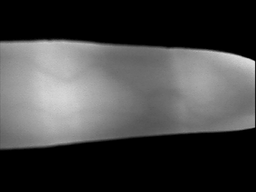
#> input picture data/001/L_Fore/01.bmp, 256 x 192 px, shrunk from 640 x 480 before the run
$ python tmp.py
#> lines starting #> are read from the running program, lines starting #| are printed output that depends on the picture
### src/DataLoader.py
"""
BIO Project 2024

This module contains a class to load all the images from the dataset
Author:
    Vojtech Fiala <xfiala61>
    ChatGPT
"""

import os

class DataLoader:
    def __init__(self, original_finger: str = None, dataset_path: str = "./data"):
        """
        Initializes the DataLoader with paths to the original image and dataset directory.

        Args:
            original_finger (str): File path to the original image to be used for comparison,
                                   expected format is '\\number\\finger\\number.bmp'.
            dataset_path (str): Path to the root dataset directory, containing subfolders for each person and their finger images.
        """
        self.dataset_path = dataset_path
        self.original_finger = original_finger

    # [34 lines left out: function get_original_image_data, not called in this run]

    def load_images(self) -> dict:
        """
        Traverses the dataset directory, loading images for each person and finger.

        Returns:
            dict: A nested dictionary structure:
                  - Keys are person IDs, each containing a dictionary of:
                  - Finger types, each mapping to a list of image file paths.

                  Example format:
                  {
                      'person1': {
                          'finger1': ['image1.bmp', 'image2.bmp', ...],
                          'finger2': ['image1.bmp', 'image2.bmp', ...],
                          ...
                      },
                      ...
                  }
        """
        data = {}

        # Traverse through each person folder in the dataset directory
        for person_id in os.listdir(self.dataset_path):
            person_path = os.path.join(self.dataset_path, person_id)

            # Check if the person path is a directory
            if os.path.isdir(person_path):
                data[person_id] = {}

                # Traverse each finger folder within the person's folder
                for finger in os.listdir(person_path):
                    finger_path = os.path.join(person_path, finger)

                    # Ensure the finger path is also a directory
                    if os.path.isdir(finger_path):
                        images = []

                        # Load all .bmp images in the finger folder
                        for image_file in os.listdir(finger_path):
                            if image_file.lower().endswith('.bmp'):
                                image_path = os.path.join(finger_path, image_file)
                                images.append(image_path)

                        # Store the images for the current finger in the data dictionary
                        data[person_id][finger] = images

        return data

### tmp.py
# Tmp file with NOT FUNCTIONAL max curvature implementation


from src.DataLoader import DataLoader
import numpy as np
import cv2
from scipy.signal import find_peaks
import matplotlib.pyplot as plt

# Dataset Mentioned at https://www.researchgate.net/publication/308128095_A_Review_of_Finger-Vein_Biometrics_Identification_Approaches, found at https://huggingface.co/datasets/luyu0311/MMCBNU_6000
# We use only a part of it

data = DataLoader().load_images()
test_path = 'data/001/L_Fore/01.bmp'
test_image = cv2.imread(test_path, cv2.IMREAD_GRAYSCALE)
#> test_image is the input picture: shape (192, 256); min 0, max 226, mean 68.3


#### tmp until it works
# Functions for extracting profiles
def get_vertical_profile(F, x_pos):
    return F[:, x_pos]  # Extract vertical profile from column x_pos

def get_horizontal_profile(F, y_pos):
    return F[y_pos, :]  # Extract horizontal profile from row y_pos

def get_diagonal_profile_1(F):
    return np.diag(np.fliplr(F))  # Extract diagonal profile from bottom-left to top-right

def get_diagonal_profile_2(F):
    return np.diag(F)  # Extract diagonal profile from top-left to bottom-right

# Function for computing curvature
def compute_curvature(P_f):
    try:
        dP_f_dz = np.gradient(P_f)  # Compute first derivative dP_f/dz
        d2P_f_dz2 = np.gradient(dP_f_dz)  # Compute second derivative d^2P_f/dz^2
        curvature = d2P_f_dz2 / (1 + dP_f_dz**2)**(3/2)  # Compute curvature formula
    except:
        return 0
    return curvature

# Find local maxima in concave regions
def find_local_maxima_in_concave_regions(K_z):
    concave_indices = np.where(K_z < 0)[0]  # Find concave regions (K(z) < 0)
    if len(concave_indices) == 0:
        return [], []

    concave_mask = np.zeros_like(K_z, dtype=bool)
    concave_mask[concave_indices] = True  # Mask concave regions

    all_peaks, _ = find_peaks(K_z)  # Find all local maxima
    concave_peaks = [peak for peak in all_peaks if concave_mask[peak]]  # Filter for concave peaks
    peak_values = K_z[concave_peaks]  # Get the values of local maxima in concave regions

    return concave_peaks, peak_values

# Compute score for local maxima
def compute_score_for_local_maxima(K_z, local_maxima):
    scores = []
    for idx in local_maxima:
        left = idx
        right = idx

        while left > 0 and K_z[left] > 0:
            left -= 1
        while right < len(K_z) - 1 and K_z[right] > 0:
            right += 1

        W_r_i = right - left  # Width of the region with positive curvature
        score = abs(K_z[idx]) * W_r_i  # Score is curvature * width
        scores.append((idx, score))

    return scores

# Update the vein plane with scores
def update_vein_plane(V, scores, profile_positions):
    for i, (idx, score) in enumerate(scores):
        try:
            x, y = profile_positions[i]
            V[x, y] += score  # Update the vein plane with the score
        except:
            break

    return V

# Main function to analyze profiles in all directions and calculate scores
def analyze_vein_patterns(F):
    rows, cols = F.shape
#> rows = 192; cols = 256
    V = np.zeros_like(F, dtype=float)  # Vein plane V to store scores

    # 1. Vertical Profiles
    for x in range(cols):
        profile = get_vertical_profile(F, x)
        curvature = compute_curvature(profile)
        local_maxima, _ = find_local_maxima_in_concave_regions(curvature)
        scores = compute_score_for_local_maxima(curvature, local_maxima)
        profile_positions = [(y, x) for y, _ in enumerate(local_maxima)]  # (y, x) positions in V
        V = update_vein_plane(V, scores, profile_positions)
#> this loop made 256 passes
#> (concave_peaks in find_local_maxima_in_concave_regions, peak_values in find_local_maxima_in_concave_regions, local_maxima) on passes 2, 3, 7: ([133], [-0.0853], [133]), ([122], [-0.0884], [122]), ([49], [-0.0853], [49])

    # 2. Horizontal Profiles
    for y in range(rows):
        profile = get_horizontal_profile(F, y)
        curvature = compute_curvature(profile)
        local_maxima, _ = find_local_maxima_in_concave_regions(curvature)
        scores = compute_score_for_local_maxima(curvature, local_maxima)
        profile_positions = [(y, x) for x, _ in enumerate(local_maxima)]  # (y, x) positions in V
        V = update_vein_plane(V, scores, profile_positions)
#> this loop made 192 passes
#> (concave_peaks in find_local_maxima_in_concave_regions, peak_values in find_local_maxima_in_concave_regions, local_maxima) on passes 39, 40, 42: ([44], [-0.265], [44]), ([63], [-0.025], [63]), ([44], [-0.0768], [44])

    # 3. Diagonal Profiles (bottom-left to top-right)
    for offset in range(-rows + 1, cols):
        diagonal_profile = np.diag(np.fliplr(F), k=offset)  # Diagonal profile
        curvature = compute_curvature(diagonal_profile)
        local_maxima, _ = find_local_maxima_in_concave_regions(curvature)
        scores = compute_score_for_local_maxima(curvature, local_maxima)
        profile_positions = [(i, cols - 1 - (i - offset)) for i in range(len(local_maxima)) if 0 <= (cols - 1 - (i - offset)) < cols]  # (x, y) positions in V
        V = update_vein_plane(V, scores, profile_positions)
#> this loop made 447 passes
#> curvature on passes 2 to 4: [0, 0], [0, 0, 0], [0, 0, 0, 0]

    # 4. Diagonal Profiles (top-left to bottom-right)
    for offset in range(-rows + 1, cols):
        diagonal_profile = np.diag(F, k=offset)
        curvature = compute_curvature(diagonal_profile)
        local_maxima, _ = find_local_maxima_in_concave_regions(curvature)
        scores = compute_score_for_local_maxima(curvature, local_maxima)
        profile_positions = [(i, i + offset) for i in range(len(local_maxima)) if 0 <= (i + offset) < cols]  # (x, y) positions in V
        V = update_vein_plane(V, scores, profile_positions)

    return V


def compute_Cd1(V, x, y):
    """Calculate C_d1 for horizontal direction."""
    height, width = V.shape

    # Ensure x is within the valid range for columns
    if 2 <= x < width - 2:
        left_max = max(V[y, x-1], V[y, x-2])
        right_max = max(V[y, x+1], V[y, x+2])
        return min(left_max + right_max, V[y, x])

    # If out of bounds, return the original value or handle accordingly
    return V[y, x]

def compute_Cd2(V, x, y):
    """Calculate C_d2 for vertical direction."""
    height, width = V.shape

    # Ensure y is within the valid range for rows
    if 2 <= y < height - 2:
        top_max = max(V[y-1, x], V[y-2, x])
        bottom_max = max(V[y+1, x], V[y+2, x])
        return min(top_max + bottom_max, V[y, x])

    # If out of bounds, return the original value or handle accordingly
    return V[y, x]

def compute_Cd3(V, x, y):
    """Calculate C_d3 for diagonal direction (top-left to bottom-right)."""
    height, width = V.shape

    # Ensure indices are within valid range for diagonal access
    if 2 <= x < width - 2 and 2 <= y < height - 2:
        diag_tl_br_1 = max(V[y-1, x-1], V[y-2, x-2])
        diag_tl_br_2 = max(V[y+1, x+1], V[y+2, x+2])
        return min(diag_tl_br_1 + diag_tl_br_2, V[y, x])

    # If out of bounds, return the original value or handle accordingly
    return V[y, x]

def compute_Cd4(V, x, y):
    """Calculate C_d4 for diagonal direction (bottom-left to top-right)."""
    height, width = V.shape

    # Ensure indices are within valid range for diagonal access
    if 2 <= x < width - 2 and 2 <= y < height - 2:
        diag_bl_tr_1 = max(V[y+1, x-1], V[y+2, x-2])
        diag_bl_tr_2 = max(V[y-1, x+1], V[y-2, x+2])
        return min(diag_bl_tr_1 + diag_bl_tr_2, V[y, x])

    # If out of bounds, return the original value or handle accordingly
    return V[y, x]

def apply_filtering(V):
    """
    Apply filtering operation to connect vein centers and eliminate noise.
    :param V: 2D numpy array representing the vein plane (scores for vein centers).
    :return: G, the filtered vein pattern image.
    """
    rows, cols = V.shape
#> rows = 192; cols = 256
    G = np.zeros_like(V)

    # Iterate over every pixel in the vein plane
    for x in range(2, cols - 2):
        for y in range(2, rows - 2):
            # Calculate C_d1, C_d2, C_d3, C_d4 for each pixel
            C_d1 = compute_Cd1(V, x, y)
            C_d2 = compute_Cd2(V, x, y)
            C_d3 = compute_Cd3(V, x, y)
            C_d4 = compute_Cd4(V, x, y)

            # Final value G(x, y) is the maximum of C_d1, C_d2, C_d3, C_d4
            G[y, x] = max(C_d1, C_d2, C_d3, C_d4)
#> this loop made 252 passes

    return G


#prof_0 = get_vertical_profile(test_image, 0) # first column of the image profile - P_f() for x = 0
#curvature_0 = compute_curvature(prof_0) # Calculate curvature at given profile
# If curvature is positive, it's concave (dent), else convex

scores = analyze_vein_patterns(test_image)

veins = apply_filtering(scores)
_, binary_image = cv2.threshold(veins.astype(np.uint8), 0, 255, cv2.THRESH_BINARY + cv2.THRESH_OTSU)
#> binary_image: shape (192, 256); every value is 0

plt.figure(figsize=(12, 6))
plt.subplot(1, 2, 1)
plt.title('Filtered Vein Pattern (G)')
plt.imshow(veins)
plt.subplot(1, 2, 2)
plt.title('Binarized Image')
plt.imshow(binary_image)
plt.show()
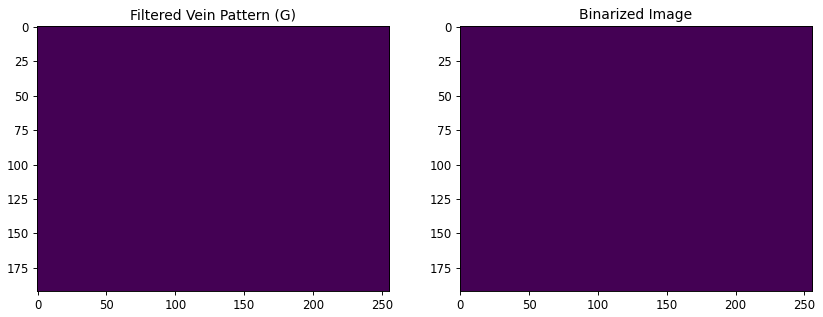
#> figure drawn by matplotlib, 2 panels


# When calling this method, we should already have a mask of the finger available - meaning we run this only on the part of the image containing a finger
